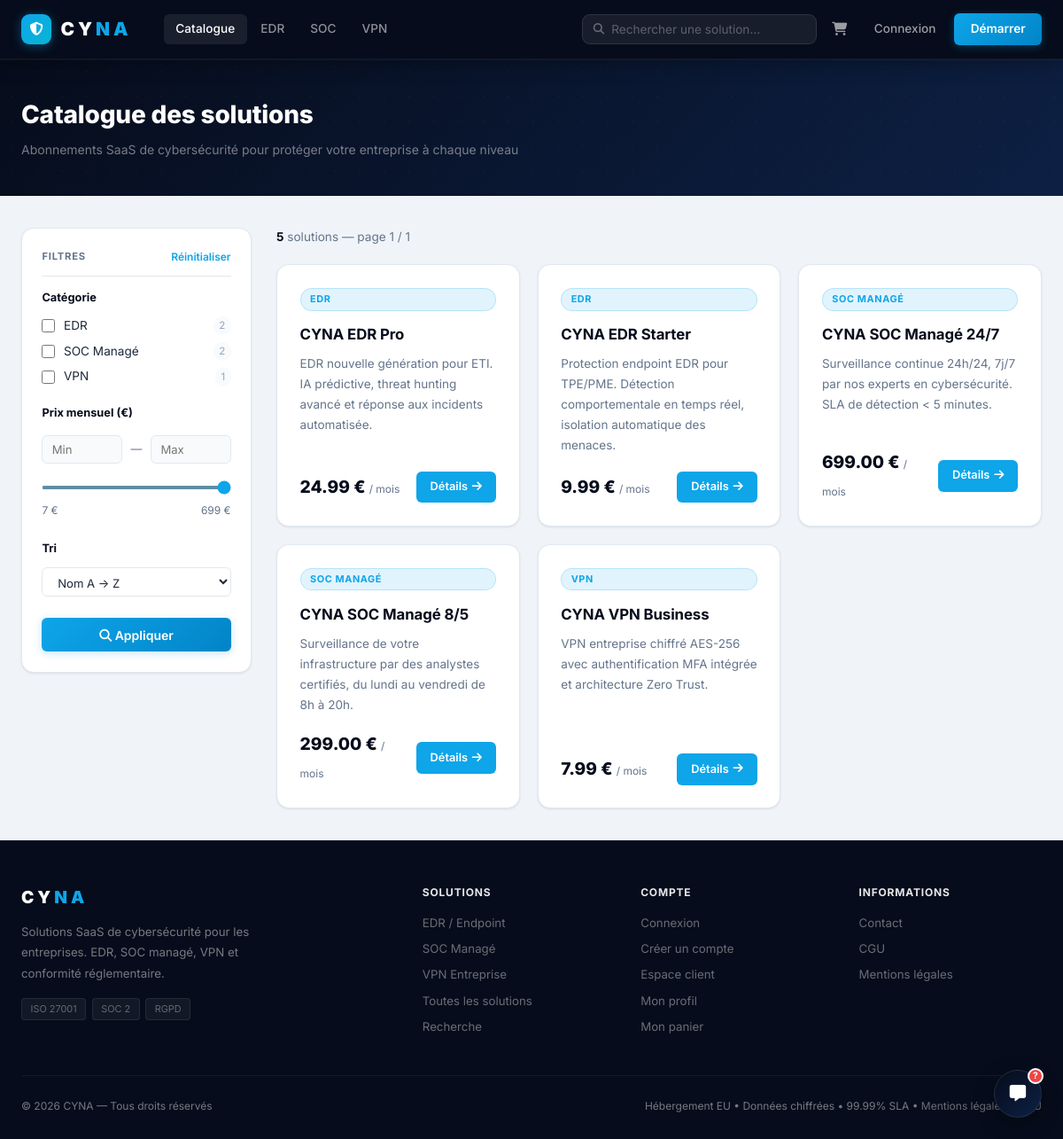
Page /catalogue.php on the earlier database version.
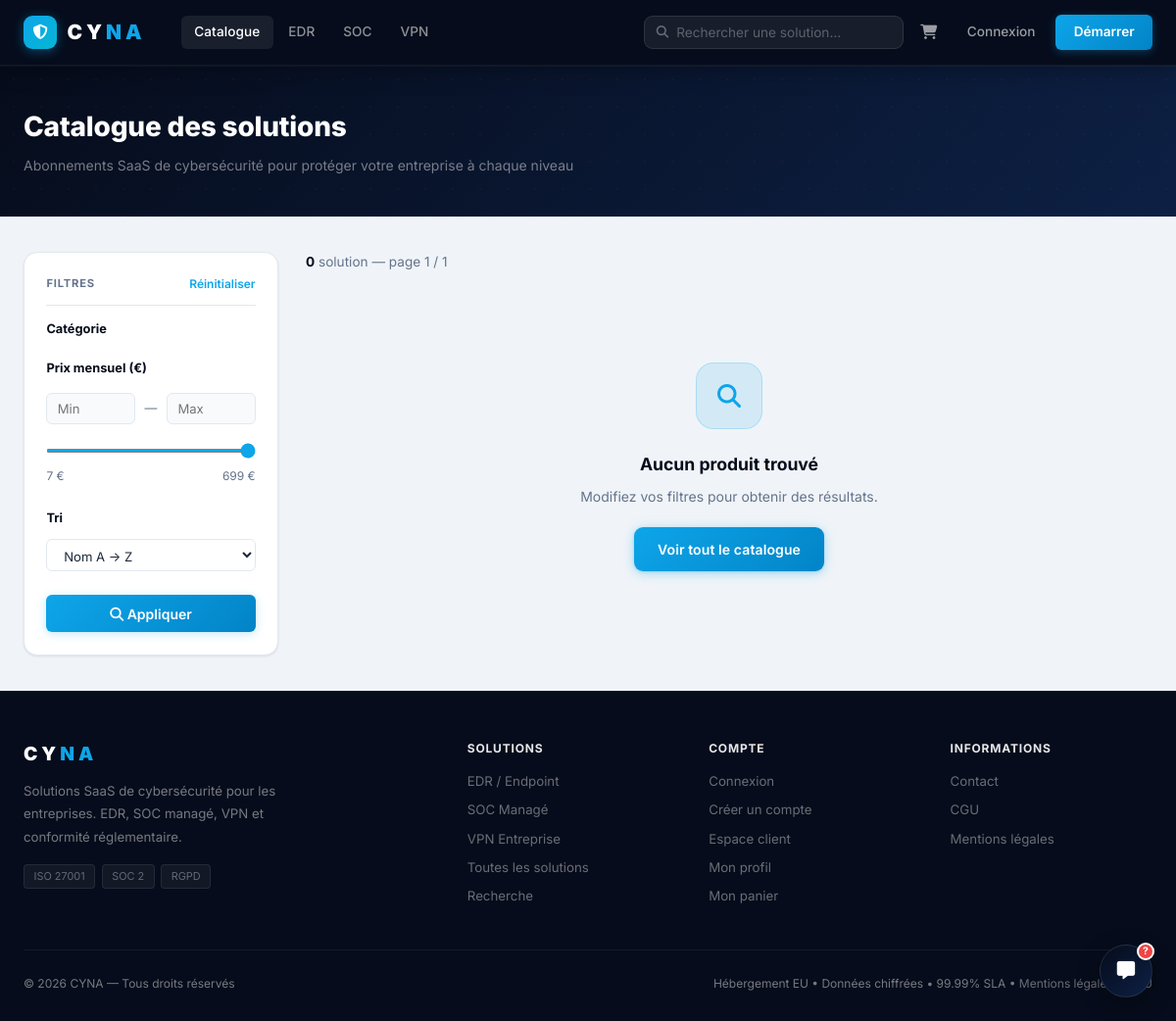
Same page on the later database version.
### tables this page shows
CREATE TABLE `category` (
    `id`          INT           NOT NULL AUTO_INCREMENT,
    `name`        VARCHAR(100)  NOT NULL,
    `slug`        VARCHAR(100)  NOT NULL,
    `description` VARCHAR(300)  DEFAULT NULL,
    `image_url`   VARCHAR(255)  DEFAULT NULL,
    PRIMARY KEY (`id`),
    UNIQUE KEY `slug` (`slug`)
);

CREATE TABLE `product` (
    `id`               INT            NOT NULL AUTO_INCREMENT,
    `name`             VARCHAR(200)   NOT NULL,
    `description`      TEXT           DEFAULT NULL,       
    `long_description` TEXT           DEFAULT NULL,       
    `price`            DECIMAL(10,2)  NOT NULL,
    `image`            VARCHAR(255)   DEFAULT NULL,
    `image_url`        VARCHAR(255)   DEFAULT NULL,
    `is_available`     TINYINT(1)     NOT NULL DEFAULT 1,  
    `category_id`      INT            DEFAULT NULL,
    `created_at`       DATETIME       DEFAULT CURRENT_TIMESTAMP,
    PRIMARY KEY (`id`),
    KEY `category_id` (`category_id`),
    CONSTRAINT `product_ibfk_1` FOREIGN KEY (`category_id`) REFERENCES `category` (`id`)
);

### includes/security.php (called while the page is built, shortened)
<?php
function escape(string $value): string {
    return htmlspecialchars($value, ENT_QUOTES, 'UTF-8');
}

### includes/pagination.php (called while the page is built, shortened)
<?php
function paginate(int $total, int $per_page, int $current, string $base_url): array
{
    $pages  = max(1, (int)ceil($total / $per_page));
    $current = max(1, min($current, $pages));
    $offset  = ($current - 1) * $per_page;
    if ($pages <= 1) {
        return ['offset' => 0, 'pages' => 1, 'current' => 1, 'total' => $total, 'html' => ''];
    }
    $sep = str_contains($base_url, '?') ? '&' : '?';
    $html  = '<nav class="pagination" aria-label="Pagination">';
    $html .= '<a href="' . $base_url . $sep . 'page=' . max(1, $current - 1) . '" class="page-btn' . ($current <= 1 ? ' disabled' : '') . '" aria-label="Précédent"><i class="fa-solid fa-chevron-left"></i></a>';
    $html .= '<a href="' . $base_url . $sep . 'page=' . min($pages, $current + 1) . '" class="page-btn' . ($current >= $pages ? ' disabled' : '') . '" aria-label="Suivant"><i class="fa-solid fa-chevron-right"></i></a>';
    $html .= '</nav>';
    return ['offset' => $offset, 'pages' => $pages, 'current' => $current, 'total' => $total, 'html' => $html];
}

### catalogue.php (the view, shortened to what the changed rows need)
<?php
require_once __DIR__ . '/includes/security.php';
require_once __DIR__ . '/includes/pagination.php';
$db         = getDB();
$categories = $db->query('SELECT c.*, COUNT(p.id) AS nb FROM category c LEFT JOIN product p ON p.category_id = c.id GROUP BY c.id ORDER BY c.name')->fetchAll();
$selected_cats = array_filter(array_map('intval', (array)($_GET['cats'] ?? [])));
$price_min     = isset($_GET['price_min']) && $_GET['price_min'] !== '' ? (float)$_GET['price_min'] : 0;
$price_max     = isset($_GET['price_max']) && $_GET['price_max'] !== '' ? (float)$_GET['price_max'] : 9999;
$sort          = in_array($_GET['sort'] ?? '', ['price_asc', 'price_desc', 'name_asc']) ? $_GET['sort'] : 'name_asc';
$per_page      = 9;
$current_page  = max(1, (int)($_GET['page'] ?? 1));
$order_sql = match($sort) {
    'price_asc'  => 'p.price ASC',
    'price_desc' => 'p.price DESC',
    default      => 'p.name ASC',
};
$where  = ['p.price >= ?', 'p.price <= ?'];
$params = [$price_min, $price_max];
$where_sql = implode(' AND ', $where);
$count_stmt = $db->prepare("SELECT COUNT(*) FROM product p JOIN category c ON p.category_id = c.id WHERE $where_sql");
$count_stmt->execute($params);
$total = (int)$count_stmt->fetchColumn();
$get_without_page = array_diff_key($_GET, ['page' => 1]);
$base_url = '/cyna/catalogue.php' . ($get_without_page ? '?' . http_build_query($get_without_page) : '');
$pagination = paginate($total, $per_page, $current_page, $base_url);
$sql  = "SELECT p.*, c.name AS category_name FROM product p JOIN category c ON p.category_id = c.id WHERE $where_sql ORDER BY $order_sql LIMIT $per_page OFFSET {$pagination['offset']}";
$stmt = $db->prepare($sql);
$stmt->execute($params);
$products = $stmt->fetchAll();
require_once __DIR__ . '/includes/header.php';
?>
<div class="page-header">
    <div class="page-header-inner">
        <h1>Catalogue des solutions</h1>
    </div>
</div>
<div class="page-content">
<form method="GET" action="/cyna/catalogue.php" id="filter-form">
<div class="catalogue-layout">
    <aside class="filter-panel">
        <div class="filter-group">
            <?php foreach ($categories as $cat): ?>
            <label class="filter-checkbox">
                <input type="checkbox" name="cats[]" value="<?= (int)$cat['id'] ?>"
                    <?= in_array((int)$cat['id'], $selected_cats) ? 'checked' : '' ?>>
                <span><?= escape($cat['name']) ?></span>
                <span class="count"><?= (int)$cat['nb'] ?></span>
            </label>
            <?php endforeach; ?>
        </div>
    </aside>
    <div class="catalogue-results">
        <div class="catalogue-topbar">
            <div class="catalogue-count">
                <strong><?= $total ?></strong> solution<?= $total > 1 ? 's' : '' ?> — page <?= $pagination['current'] ?> / <?= $pagination['pages'] ?>
            </div>
        </div>
        <?php if (empty($products)): ?>
        <div class="empty-state">
            <div class="empty-icon"><i class="fa-solid fa-magnifying-glass"></i></div>
            <h3>Aucun produit trouvé</h3>
            <p>Modifiez vos filtres pour obtenir des résultats.</p>
            <a href="/cyna/catalogue.php" class="btn btn-primary" style="margin-top:1.25rem;">Voir tout le catalogue</a>
        </div>
        <?php else: ?>
        <div class="products-grid">
            <?php foreach ($products as $product): ?>
            <div class="product-card">
                <div class="product-badge"><?= escape($product['category_name']) ?></div>
                <h2><?= escape($product['name']) ?></h2>
                <p><?= escape($product['description']) ?></p>
                <div class="product-footer">
                    <div class="price"><?= number_format($product['price'], 2) ?> € <span>/ mois</span></div>
                    <a href="/cyna/produit.php?id=<?= (int)$product['id'] ?>" class="btn-card">
                        Détails <i class="fa-solid fa-arrow-right"></i>
                    </a>
                </div>
            </div>
            <?php endforeach; ?>
        </div>
        <?php endif; ?>
    </div>
</div>
</form>
</div>
<?php require_once __DIR__ . '/includes/footer.php'; ?>

Differences in the rows shown:
removed category: name "EDR", nb "2"
removed category: name "SOC Managé", nb "2"
removed category: name "VPN", nb "1"
no longer on this page (row unchanged): product: category.name "EDR", name "CYNA EDR Pro", description "EDR nouvelle génération pour ETI. IA prédictive, threat hunting avancé et réponse aux incidents automatisée.", price "24.99"
no longer on this page (row unchanged): product: category.name "EDR", name "CYNA EDR Starter", description "Protection endpoint EDR pour TPE/PME. Détection comportementale en temps réel, isolation automatique des menaces.", price "9.99"
no longer on this page (row unchanged): product: category.name "SOC MANAGÉ", name "CYNA SOC Managé 24/7", description "Surveillance continue 24h/24, 7j/7 par nos experts en cybersécurité. SLA de détection < 5 minutes.", price "699.00"
no longer on this page (row unchanged): product: category.name "SOC MANAGÉ", name "CYNA SOC Managé 8/5", description "Surveillance de votre infrastructure par des analystes certifiés, du lundi au vendredi de 8h à 20h.", price "299.00"
no longer on this page (row unchanged): product: category.name "VPN", name "CYNA VPN Business", description "VPN entreprise chiffré AES-256 avec authentification MFA intégrée et architecture Zero Trust.", price "7.99"
Other differences:
$total: "5" → "0"
text no longer shown: "s"
text now shown: "Aucun produit trouvé Modifiez vos filtres pour obtenir des résultats. Voir tout le catalogue"
